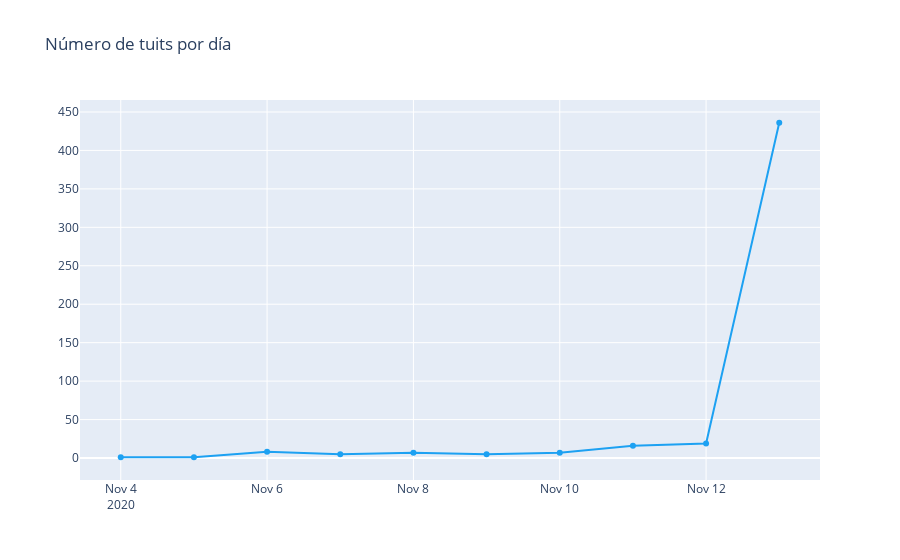

Here is the notebook cell this chart was saved with:
### Code cell
trace = go.Scatter(x=temp.fecha.values,
                    y=temp.cnt.values,
                    text=[f"Fecha: {f}<br>Tuits: {c}" for f,c in zip(temp.fecha.values,temp.cnt.values)],
                    hoverinfo='text',
                    mode='lines+markers',
                    name='Días',
                    line={'color':'#1DA1F2'})
 
layout = go.Layout(title='Número de tuits por día') 
fig = go.Figure(data=[trace], layout=layout)

iplot(fig)

### Figure 1 — Plotly figure (JSON) as saved in the notebook; plotly's stock layout.template omitted (floating-point values rounded to 4 significant figures)
{"data": [{"hoverinfo": "text", "line": {"color": "#1DA1F2"}, "mode": "lines+markers", "name": "Días", "text": ["Fecha: 2020-11-04<br>Tuits: 1", "Fecha: 2020-11-05<br>Tuits: 1", "Fecha: 2020-11-06<br>Tuits: 8", "Fecha: 2020-11-07<br>Tuits: 5", "Fecha: 2020-11-08<br>Tuits: 7", "Fecha: 2020-11-09<br>Tuits: 5", "Fecha: 2020-11-10<br>Tuits: 7", "Fecha: 2020-11-11<br>Tuits: 16", "Fecha: 2020-11-12<br>Tuits: 19", "Fecha: 2020-11-13<br>Tuits: 436"], "type": "scatter", "x": ["2020-11-04", "2020-11-05", "2020-11-06", "2020-11-07", "2020-11-08", "2020-11-09", "2020-11-10", "2020-11-11", "2020-11-12", "2020-11-13"], "y": [1, 1, 8, 5, 7, 5, 7, 16, 19, 436]}], "layout": {"title": {"text": "Número de tuits por día"}}}
